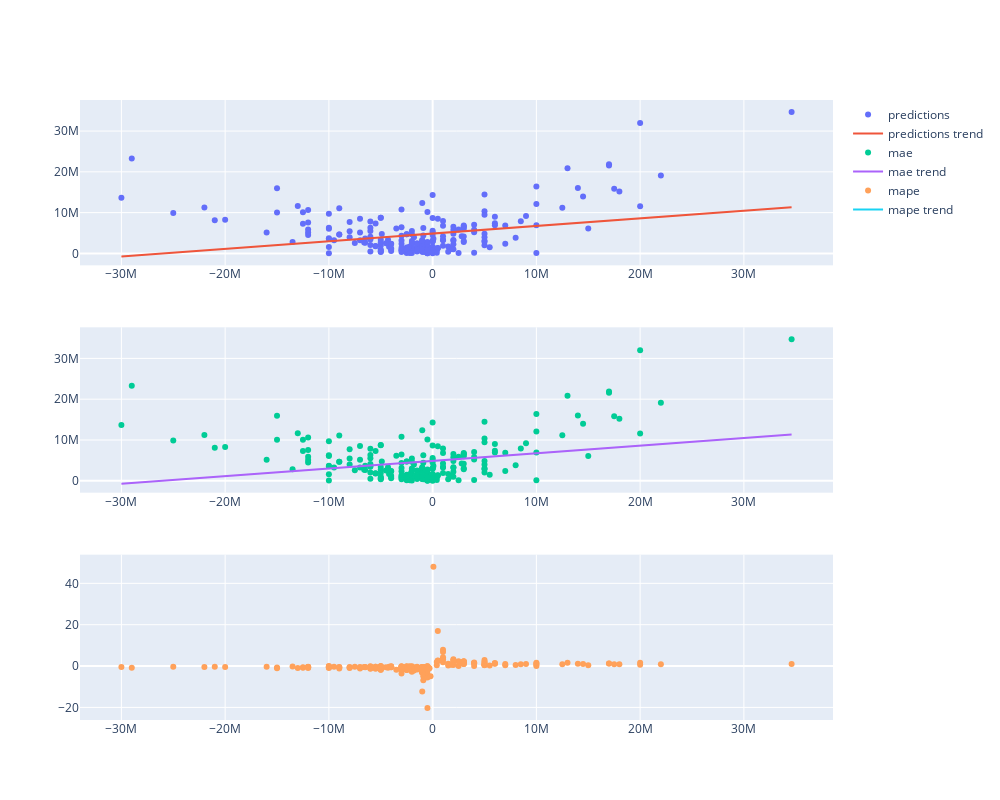

Write notebook code for a chart like this one.
### Code cell
m = Xgboost(
    target = 'marketval_diff',
    features = ['age', 'season', 'window', 'loan', 'club_from_elo', 'club_to_elo', 'league_from_elo', 'league_to_elo'] + \
               td.data.columns[td.data.columns.str.contains('pos')].tolist() + \
               td.data.columns[td.data.columns.str.contains('_-')].tolist(),
    data = td.data
)
m.train_test_split()
m.scale()
# m.tune_hp()
m.train()
m.inverse_scale()
m.mae()
m.mape()
m.plot_predictions()

### Figure 1 — Plotly figure (JSON) as saved in the notebook; plotly's stock layout.template omitted (floating-point values rounded to 4 significant figures; data arrays with more than 128 entries replaced by an {"elided": "..."} marker saying what was removed)
{"data": [{"mode": "markers", "name": "predictions", "type": "scatter", "x": {"elided": "240 float values"}, "xaxis": "x", "y": {"elided": "240 float values"}, "yaxis": "y"}, {"mode": "lines", "name": "predictions trend", "type": "scatter", "x": {"elided": "240 float values"}, "xaxis": "x", "y": {"elided": "240 float values"}, "yaxis": "y"}, {"mode": "markers", "name": "mae", "type": "scatter", "x": {"elided": "240 float values"}, "xaxis": "x2", "y": {"elided": "240 float values"}, "yaxis": "y2"}, {"mode": "lines", "name": "mae trend", "type": "scatter", "x": {"elided": "240 float values"}, "xaxis": "x2", "y": {"elided": "240 float values"}, "yaxis": "y2"}, {"mode": "markers", "name": "mape", "type": "scatter", "x": {"elided": "240 float values"}, "xaxis": "x3", "y": {"elided": "240 float values"}, "yaxis": "y3"}, {"mode": "lines", "name": "mape trend", "type": "scatter", "x": {"elided": "240 float values"}, "xaxis": "x3", "y": {"elided": "240 null values"}, "yaxis": "y3"}], "layout": {"height": 800, "width": 1000, "xaxis": {"anchor": "y", "domain": [0, 1]}, "xaxis2": {"anchor": "y2", "domain": [0, 1]}, "xaxis3": {"anchor": "y3", "domain": [0, 1]}, "yaxis": {"anchor": "x", "domain": [0.7333, 1]}, "yaxis2": {"anchor": "x2", "domain": [0.3667, 0.6333]}, "yaxis3": {"anchor": "x3", "domain": [0, 0.2667]}}}
